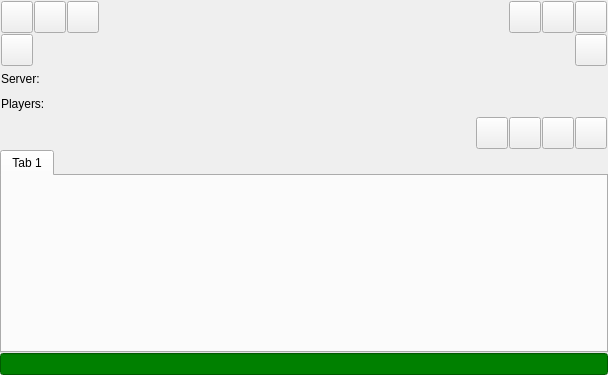
<ui version="4.0" >
 <class>CRCLive</class>
 <widget class="QMainWindow" name="CRCLive" >
  <property name="geometry" >
   <rect>
    <x>0</x>
    <y>0</y>
    <width>608</width>
    <height>375</height>
   </rect>
  </property>
  <property name="windowTitle" >
   <string>RemoteControl</string>
  </property>
  <property name="windowIcon" >
   <iconset resource="resource.qrc" >:/RC/remotecontrol.png</iconset>
  </property>
  <property name="layoutDirection" >
   <enum>Qt::LeftToRight</enum>
  </property>
  <property name="autoFillBackground" >
   <bool>true</bool>
  </property>
  <property name="styleSheet" >
   <string/>
  </property>
  <widget class="QWidget" name="centralwidget" >
   <layout class="QGridLayout" >
    <property name="leftMargin" >
     <number>0</number>
    </property>
    <property name="topMargin" >
     <number>0</number>
    </property>
    <property name="rightMargin" >
     <number>0</number>
    </property>
    <property name="bottomMargin" >
     <number>0</number>
    </property>
    <property name="horizontalSpacing" >
     <number>0</number>
    </property>
    <property name="verticalSpacing" >
     <number>0</number>
    </property>
    <item row="0" column="0" >
     <layout class="QGridLayout" >
      <property name="leftMargin" >
       <number>1</number>
      </property>
      <property name="topMargin" >
       <number>1</number>
      </property>
      <property name="rightMargin" >
       <number>1</number>
      </property>
      <property name="bottomMargin" >
       <number>1</number>
      </property>
      <property name="horizontalSpacing" >
       <number>1</number>
      </property>
      <property name="verticalSpacing" >
       <number>1</number>
      </property>
      <item row="4" column="5" >
       <widget class="QPushButton" name="pushButton_12" >
        <property name="sizePolicy" >
         <sizepolicy vsizetype="Fixed" hsizetype="Fixed" >
          <horstretch>0</horstretch>
          <verstretch>0</verstretch>
         </sizepolicy>
        </property>
        <property name="minimumSize" >
         <size>
          <width>32</width>
          <height>32</height>
         </size>
        </property>
        <property name="maximumSize" >
         <size>
          <width>32</width>
          <height>32</height>
         </size>
        </property>
        <property name="toolTip" >
         <string>Accounts List</string>
        </property>
        <property name="whatsThis" >
         <string/>
        </property>
        <property name="styleSheet" >
         <string>QPushButton
{
  background: url(:/RC/rc_weapons_normal.png);
}

QPushButton:pressed
{
  background: url(:/RC/rc_weapons_pressed.png);
}</string>
        </property>
        <property name="text" >
         <string/>
        </property>
       </widget>
      </item>
      <item row="4" column="0" colspan="4" >
       <widget class="QLabel" name="lNPCServer" >
        <property name="sizePolicy" >
         <sizepolicy vsizetype="Fixed" hsizetype="Preferred" >
          <horstretch>0</horstretch>
          <verstretch>0</verstretch>
         </sizepolicy>
        </property>
        <property name="minimumSize" >
         <size>
          <width>0</width>
          <height>24</height>
         </size>
        </property>
        <property name="maximumSize" >
         <size>
          <width>16777215</width>
          <height>24</height>
         </size>
        </property>
        <property name="text" >
         <string/>
        </property>
       </widget>
      </item>
      <item row="4" column="7" >
       <widget class="QPushButton" name="pushButton_10" >
        <property name="sizePolicy" >
         <sizepolicy vsizetype="Fixed" hsizetype="Fixed" >
          <horstretch>0</horstretch>
          <verstretch>0</verstretch>
         </sizepolicy>
        </property>
        <property name="minimumSize" >
         <size>
          <width>32</width>
          <height>32</height>
         </size>
        </property>
        <property name="maximumSize" >
         <size>
          <width>32</width>
          <height>32</height>
         </size>
        </property>
        <property name="toolTip" >
         <string>Accounts List</string>
        </property>
        <property name="whatsThis" >
         <string/>
        </property>
        <property name="styleSheet" >
         <string>QPushButton
{
  background: url(:/RC/rc_levellist_normal.png);
}

QPushButton:pressed
{
  background: url(:/RC/rc_levellist_pressed.png);
}</string>
        </property>
        <property name="text" >
         <string/>
        </property>
       </widget>
      </item>
      <item row="0" column="2" >
       <widget class="QPushButton" name="pushButton_4" >
        <property name="sizePolicy" >
         <sizepolicy vsizetype="Fixed" hsizetype="Fixed" >
          <horstretch>0</horstretch>
          <verstretch>0</verstretch>
         </sizepolicy>
        </property>
        <property name="minimumSize" >
         <size>
          <width>32</width>
          <height>32</height>
         </size>
        </property>
        <property name="maximumSize" >
         <size>
          <width>32</width>
          <height>32</height>
         </size>
        </property>
        <property name="toolTip" >
         <string>Accounts List</string>
        </property>
        <property name="whatsThis" >
         <string/>
        </property>
        <property name="styleSheet" >
         <string>QPushButton
{
  background: url(:/RC/rc_toalls_normal.png);
}

QPushButton:pressed
{
  background: url(:/RC/rc_toalls_pressed.png);
}</string>
        </property>
        <property name="text" >
         <string/>
        </property>
       </widget>
      </item>
      <item rowspan="2" row="2" column="7" >
       <spacer>
        <property name="orientation" >
         <enum>Qt::Vertical</enum>
        </property>
        <property name="sizeHint" >
         <size>
          <width>20</width>
          <height>40</height>
         </size>
        </property>
       </spacer>
      </item>
      <item row="2" column="0" colspan="4" >
       <widget class="QLabel" name="lServer" >
        <property name="sizePolicy" >
         <sizepolicy vsizetype="Fixed" hsizetype="Preferred" >
          <horstretch>0</horstretch>
          <verstretch>0</verstretch>
         </sizepolicy>
        </property>
        <property name="minimumSize" >
         <size>
          <width>0</width>
          <height>24</height>
         </size>
        </property>
        <property name="maximumSize" >
         <size>
          <width>16777215</width>
          <height>24</height>
         </size>
        </property>
        <property name="text" >
         <string>Server: </string>
        </property>
       </widget>
      </item>
      <item row="0" column="5" >
       <widget class="QPushButton" name="pushButton_8" >
        <property name="sizePolicy" >
         <sizepolicy vsizetype="Fixed" hsizetype="Fixed" >
          <horstretch>0</horstretch>
          <verstretch>0</verstretch>
         </sizepolicy>
        </property>
        <property name="minimumSize" >
         <size>
          <width>32</width>
          <height>32</height>
         </size>
        </property>
        <property name="maximumSize" >
         <size>
          <width>32</width>
          <height>32</height>
         </size>
        </property>
        <property name="toolTip" >
         <string>Accounts List</string>
        </property>
        <property name="whatsThis" >
         <string/>
        </property>
        <property name="styleSheet" >
         <string>QPushButton
{
  background: url(:/RC/rc_options_normal.png);
}

QPushButton:pressed
{
  background: url(:/RC/rc_options_pressed.png);
}</string>
        </property>
        <property name="text" >
         <string/>
        </property>
       </widget>
      </item>
      <item row="0" column="1" >
       <widget class="QPushButton" name="pushButton_2" >
        <property name="sizePolicy" >
         <sizepolicy vsizetype="Fixed" hsizetype="Fixed" >
          <horstretch>0</horstretch>
          <verstretch>0</verstretch>
         </sizepolicy>
        </property>
        <property name="minimumSize" >
         <size>
          <width>32</width>
          <height>32</height>
         </size>
        </property>
        <property name="maximumSize" >
         <size>
          <width>32</width>
          <height>32</height>
         </size>
        </property>
        <property name="toolTip" >
         <string>Accounts List</string>
        </property>
        <property name="whatsThis" >
         <string/>
        </property>
        <property name="styleSheet" >
         <string>QPushButton
{
  background: url(:/RC/rc_accountlist_normal.png);
}

QPushButton:pressed
{
  background: url(:/RC/rc_accountlist_pressed.png);
}</string>
        </property>
        <property name="text" >
         <string/>
        </property>
       </widget>
      </item>
      <item row="1" column="7" >
       <widget class="QPushButton" name="pushButton_7" >
        <property name="sizePolicy" >
         <sizepolicy vsizetype="Fixed" hsizetype="Fixed" >
          <horstretch>0</horstretch>
          <verstretch>0</verstretch>
         </sizepolicy>
        </property>
        <property name="minimumSize" >
         <size>
          <width>32</width>
          <height>32</height>
         </size>
        </property>
        <property name="maximumSize" >
         <size>
          <width>32</width>
          <height>32</height>
         </size>
        </property>
        <property name="toolTip" >
         <string>Accounts List</string>
        </property>
        <property name="whatsThis" >
         <string/>
        </property>
        <property name="styleSheet" >
         <string>QPushButton
{
  background: url(:/RC/rc_serveroptions_normal.png);
}

QPushButton:pressed
{
  background: url(:/RC/rc_serveroptions_pressed.png);
}</string>
        </property>
        <property name="text" >
         <string/>
        </property>
       </widget>
      </item>
      <item row="3" column="0" colspan="4" >
       <widget class="QLabel" name="lPlayers" >
        <property name="sizePolicy" >
         <sizepolicy vsizetype="Fixed" hsizetype="Preferred" >
          <horstretch>0</horstretch>
          <verstretch>0</verstretch>
         </sizepolicy>
        </property>
        <property name="minimumSize" >
         <size>
          <width>0</width>
          <height>24</height>
         </size>
        </property>
        <property name="maximumSize" >
         <size>
          <width>16777215</width>
          <height>24</height>
         </size>
        </property>
        <property name="text" >
         <string>Players: </string>
        </property>
       </widget>
      </item>
      <item row="0" column="6" >
       <widget class="QPushButton" name="pushButton_6" >
        <property name="sizePolicy" >
         <sizepolicy vsizetype="Fixed" hsizetype="Fixed" >
          <horstretch>0</horstretch>
          <verstretch>0</verstretch>
         </sizepolicy>
        </property>
        <property name="minimumSize" >
         <size>
          <width>32</width>
          <height>32</height>
         </size>
        </property>
        <property name="maximumSize" >
         <size>
          <width>32</width>
          <height>32</height>
         </size>
        </property>
        <property name="toolTip" >
         <string>Accounts List</string>
        </property>
        <property name="whatsThis" >
         <string/>
        </property>
        <property name="styleSheet" >
         <string>QPushButton
{
  background: url(:/RC/rc_serverflags_normal.png);
}

QPushButton:pressed
{
  background: url(:/RC/rc_serverflags_pressed.png);
}</string>
        </property>
        <property name="text" >
         <string/>
        </property>
       </widget>
      </item>
      <item row="0" column="3" >
       <spacer>
        <property name="orientation" >
         <enum>Qt::Horizontal</enum>
        </property>
        <property name="sizeHint" >
         <size>
          <width>40</width>
          <height>20</height>
         </size>
        </property>
       </spacer>
      </item>
      <item row="1" column="0" >
       <widget class="QPushButton" name="bFileBrowser" >
        <property name="sizePolicy" >
         <sizepolicy vsizetype="Fixed" hsizetype="Fixed" >
          <horstretch>0</horstretch>
          <verstretch>0</verstretch>
         </sizepolicy>
        </property>
        <property name="minimumSize" >
         <size>
          <width>32</width>
          <height>32</height>
         </size>
        </property>
        <property name="maximumSize" >
         <size>
          <width>32</width>
          <height>32</height>
         </size>
        </property>
        <property name="toolTip" >
         <string>Accounts List</string>
        </property>
        <property name="whatsThis" >
         <string/>
        </property>
        <property name="styleSheet" >
         <string>QPushButton
{
  background: url(:/RC/rc_filebrowser_normal.png);
}

QPushButton:pressed
{
  background: url(:/RC/rc_filebrowser_pressed.png);
}</string>
        </property>
        <property name="text" >
         <string/>
        </property>
       </widget>
      </item>
      <item row="0" column="0" >
       <widget class="QPushButton" name="pushButton" >
        <property name="sizePolicy" >
         <sizepolicy vsizetype="Fixed" hsizetype="Fixed" >
          <horstretch>0</horstretch>
          <verstretch>0</verstretch>
         </sizepolicy>
        </property>
        <property name="minimumSize" >
         <size>
          <width>32</width>
          <height>32</height>
         </size>
        </property>
        <property name="maximumSize" >
         <size>
          <width>32</width>
          <height>32</height>
         </size>
        </property>
        <property name="toolTip" >
         <string>Accounts List</string>
        </property>
        <property name="whatsThis" >
         <string/>
        </property>
        <property name="styleSheet" >
         <string>QPushButton
{
  background: url(:/RC/rc_playerlist_normal.png);
}

QPushButton:pressed
{
  background: url(:/RC/rc_playerlist_pressed.png);
}</string>
        </property>
        <property name="text" >
         <string/>
        </property>
       </widget>
      </item>
      <item row="4" column="6" >
       <widget class="QPushButton" name="pushButton_11" >
        <property name="sizePolicy" >
         <sizepolicy vsizetype="Fixed" hsizetype="Fixed" >
          <horstretch>0</horstretch>
          <verstretch>0</verstretch>
         </sizepolicy>
        </property>
        <property name="minimumSize" >
         <size>
          <width>32</width>
          <height>32</height>
         </size>
        </property>
        <property name="maximumSize" >
         <size>
          <width>32</width>
          <height>32</height>
         </size>
        </property>
        <property name="toolTip" >
         <string>Accounts List</string>
        </property>
        <property name="whatsThis" >
         <string/>
        </property>
        <property name="styleSheet" >
         <string>QPushButton
{
  background: url(:/RC/rc_classes_normal.png);
}

QPushButton:pressed
{
  background: url(:/RC/rc_classes_pressed.png);
}</string>
        </property>
        <property name="text" >
         <string/>
        </property>
       </widget>
      </item>
      <item row="0" column="7" >
       <widget class="QPushButton" name="pushButton_9" >
        <property name="sizePolicy" >
         <sizepolicy vsizetype="Fixed" hsizetype="Fixed" >
          <horstretch>0</horstretch>
          <verstretch>0</verstretch>
         </sizepolicy>
        </property>
        <property name="minimumSize" >
         <size>
          <width>32</width>
          <height>32</height>
         </size>
        </property>
        <property name="maximumSize" >
         <size>
          <width>32</width>
          <height>32</height>
         </size>
        </property>
        <property name="toolTip" >
         <string>Accounts List</string>
        </property>
        <property name="whatsThis" >
         <string/>
        </property>
        <property name="styleSheet" >
         <string>QPushButton
{
  background: url(:/RC/rc_folderconfig_normal.png);
}

QPushButton:pressed
{
  background: url(:/RC/rc_folderconfig_pressed.png);
}</string>
        </property>
        <property name="text" >
         <string/>
        </property>
       </widget>
      </item>
      <item row="4" column="4" >
       <widget class="QPushButton" name="pushButton_15" >
        <property name="sizePolicy" >
         <sizepolicy vsizetype="Fixed" hsizetype="Fixed" >
          <horstretch>0</horstretch>
          <verstretch>0</verstretch>
         </sizepolicy>
        </property>
        <property name="minimumSize" >
         <size>
          <width>32</width>
          <height>32</height>
         </size>
        </property>
        <property name="maximumSize" >
         <size>
          <width>32</width>
          <height>32</height>
         </size>
        </property>
        <property name="toolTip" >
         <string>Accounts List</string>
        </property>
        <property name="whatsThis" >
         <string/>
        </property>
        <property name="styleSheet" >
         <string>QPushButton
{
  background: url(:/RC/rc_npcs_normal.png);
}

QPushButton:pressed
{
  background: url(:/RC/rc_npcs_pressed.png);
}</string>
        </property>
        <property name="text" >
         <string/>
        </property>
       </widget>
      </item>
     </layout>
    </item>
    <item row="1" column="0" >
     <layout class="QGridLayout" >
      <property name="leftMargin" >
       <number>0</number>
      </property>
      <property name="topMargin" >
       <number>0</number>
      </property>
      <property name="rightMargin" >
       <number>0</number>
      </property>
      <property name="bottomMargin" >
       <number>0</number>
      </property>
      <property name="horizontalSpacing" >
       <number>0</number>
      </property>
      <property name="verticalSpacing" >
       <number>0</number>
      </property>
      <item row="0" column="0" >
       <widget class="QTabWidget" name="tabWidget" >
        <property name="currentIndex" >
         <number>0</number>
        </property>
        <widget class="QWidget" name="tab" >
         <attribute name="title" >
          <string>Tab 1</string>
         </attribute>
        </widget>
       </widget>
      </item>
      <item row="1" column="0" >
       <widget class="QLineEdit" name="lineEdit" >
        <property name="styleSheet" >
         <string>background: green</string>
        </property>
       </widget>
      </item>
     </layout>
    </item>
   </layout>
  </widget>
 </widget>
 <tabstops>
  <tabstop>pushButton</tabstop>
  <tabstop>pushButton_2</tabstop>
  <tabstop>pushButton_4</tabstop>
  <tabstop>pushButton_8</tabstop>
  <tabstop>pushButton_6</tabstop>
  <tabstop>pushButton_9</tabstop>
  <tabstop>bFileBrowser</tabstop>
  <tabstop>pushButton_7</tabstop>
  <tabstop>pushButton_15</tabstop>
  <tabstop>pushButton_12</tabstop>
  <tabstop>pushButton_11</tabstop>
  <tabstop>pushButton_10</tabstop>
  <tabstop>tabWidget</tabstop>
  <tabstop>lineEdit</tabstop>
 </tabstops>
 <resources>
  <include location="resource.qrc" />
 </resources>
 <connections/>
</ui>
